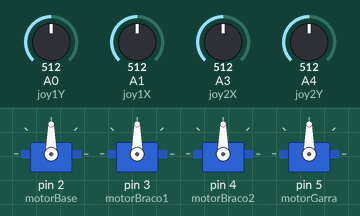
This sketch was run on a simulated Arduino Uno, built with avr-gcc and run on an emulated ATmega328P. Parts: 4 × servo. Inputs (shaded band) come from the test bench; at power-on: A0 (joy1Y) = 512, A3 (joy2X) = 512, A4 (joy2Y) = 512, A1 (joy1X) = 512.

Above: at 1.8 s.
1.9 s: A0 (joy1Y) set to 616
3.4 s: A0 (joy1Y) set to 643
At 3.87 s:
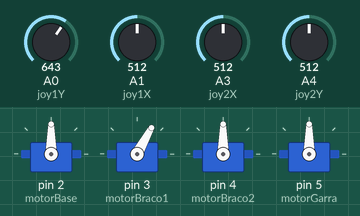
At 5.5 s:
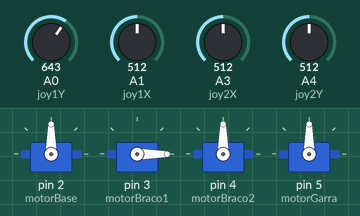
6.4 s: A3 (joy2X) set to 620
7.9 s: A3 (joy2X) set to 641
At 10.3 s:
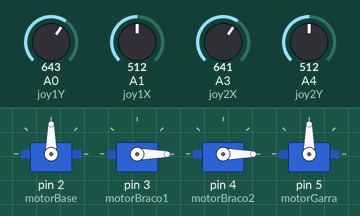
10.9 s: A4 (joy2Y) set to 614
12.4 s: A4 (joy2Y) set to 642
At 15.2 s:
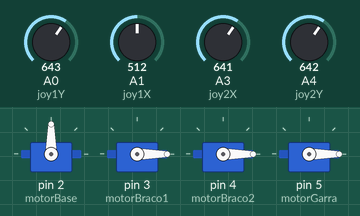
Timing chart, 0 to 16.4 s (numbered marks = the images above; inputs shaded):
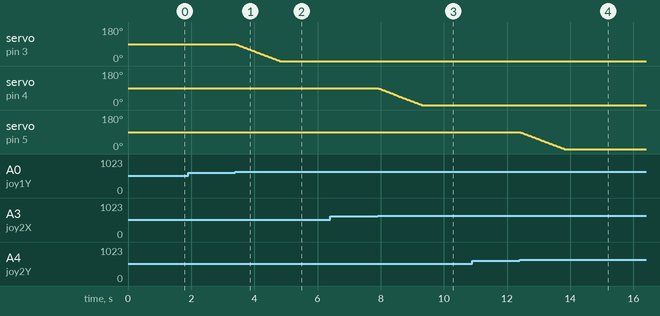

The sketch:

Braco_Robotico_Mod.ino
```cpp
#include <VarSpeedServo.h>

// --- Mapeamento dos Servos ---
VarSpeedServo motorBase, motorBraco1, motorBraco2, motorGarra;

// --- Angulo Inicial Servo Motores ---
int auxBase = 90;
int auxBraco1 = 90;
int auxBraco2 = 90;
int auxGarra = 90;

// --- Mapeamento dos Joysticks ---
#define joy1X A1
#define joy1Y A0
#define joy2X A3
#define joy2Y A4

// --- Inicialização ---
void setup() {
  Serial.begin(115200);
  mapearPinosServos();
  mapearPinosJoys();
  delay(500);
  inicializarAnguloServos();
  delay(100);
}

// --- Loop Infinito ---
void loop() {
  moverBase();
  moverBraco1();
  moverBraco2();
  moverGarra();
  delay(15);
}  //loop

// --- Funções Auxiliares ---

// --- Mapear pinos dos Servo Motores ---
void mapearPinosServos() {
  motorBase.attach(2);
  motorBraco1.attach(3);
  motorBraco2.attach(4);
  motorGarra.attach(5);
}

// --- Definir pinos dos Joysticks como INPUT---
void mapearPinosJoys() {
  pinMode (joy1X, INPUT);
  pinMode (joy1Y, INPUT);
  pinMode (joy2X, INPUT);
  pinMode (joy2Y, INPUT);
}

// --- Inicializar angulo dos Servo Motores ---
void inicializarAnguloServos() {
  motorBase.write(auxBase);
  motorBraco1.write(auxBraco1);
  motorBraco2.write(auxBraco2);
  motorGarra.write(auxGarra);
}

// --- Mover Base ---
void moverBase(){
  int pos = analogRead(joy1X);
  pos = map(pos, 0, 1023, 0, 180);
  if(pos > 110){
    auxBase+=1;
    motorBase.write(auxBase,50);
  }else if(pos < 70){
    auxBase-=1;
    motorBase.write(auxBase,50);
  }
  //Serial.print(pos);
  //Serial.print(" - ");
  //Serial.println(auxBase);
}

// --- Mover Braço 1 ---
void moverBraco1() {
  int pos = analogRead(joy1Y);
  pos = map(pos, 0, 1023, 180, 0);
  if(pos > 110){
    auxBraco1+=1;
    motorBraco1.write(auxBraco1);
  }else if(pos < 70){
    auxBraco1-=1;
    motorBraco1.write(auxBraco1);
  }
  //Serial.print(pos);
  //Serial.print(" - ");
  //Serial.println(auxBraco1);
}

// --- Mover Braço 2 ---
void moverBraco2() {
  int pos = analogRead(joy2X);
  pos = map(pos, 0, 1023, 180, 0);
   if(pos > 110){
    auxBraco2+=1;
    motorBraco2.write(auxBraco2);
  }else if(pos < 70){
    auxBraco2-=1;
    motorBraco2.write(auxBraco2);
  }
  //Serial.print(pos);
  //Serial.print(" - ");
  //Serial.println(auxBraco2);
}

// --- Mover Garra ---
void moverGarra() {
  int pos = analogRead(joy2Y);
  pos = map(pos, 0, 1023, 180, 0);
   if(pos > 110){
    auxGarra+=1;
    motorGarra.write(auxGarra);
  }else if(pos < 70){
    auxGarra-=1;
    motorGarra.write(auxGarra);
  }
  //Serial.print(pos);
  //Serial.print(" - ");
  //Serial.println(auxGarra);
}
```

Measured:
- the behaviour switches between 630 and 631 on A0 (joy1Y) (found by bisection; images 0 and 1)
- the behaviour switches between 630 and 631 on A3 (joy2X) (found by bisection; images 2 and 3)
- the behaviour switches between 630 and 631 on A4 (joy2Y) (found by bisection; images 3 and 4)
- after the input at 1.9 s, every drawn part: stays the same
- after the input at 3.4 s, servo on pin 3 (motorBraco1): moves from 90° to 0° over 1.4 s, starting at once
- after the input at 6.4 s, every drawn part: stays the same
- after the input at 7.9 s, servo on pin 4 (motorBraco2): moves from 90° to 0° over 1.4 s, starting at once
- after the input at 10.9 s, every drawn part: stays the same
- after the input at 12.4 s, servo on pin 5 (motorGarra): moves from 90° to 0° over 1.4 s, starting at once
